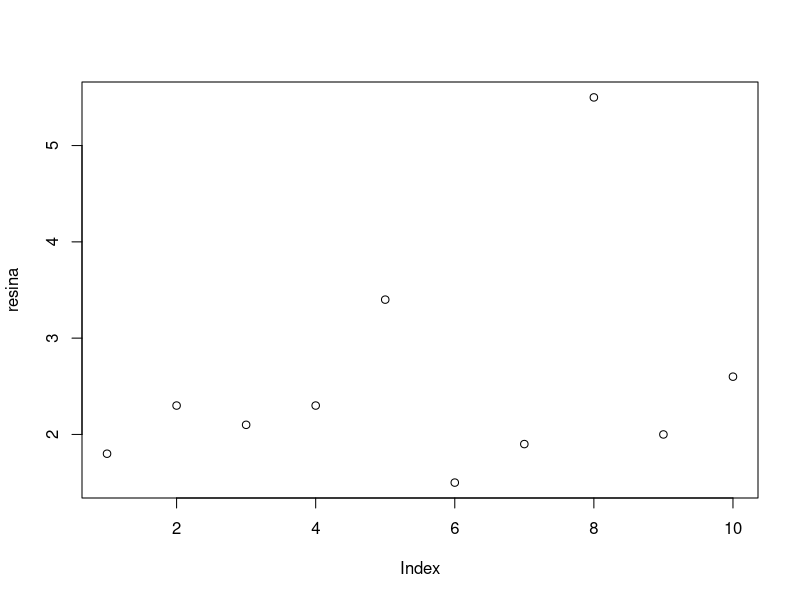
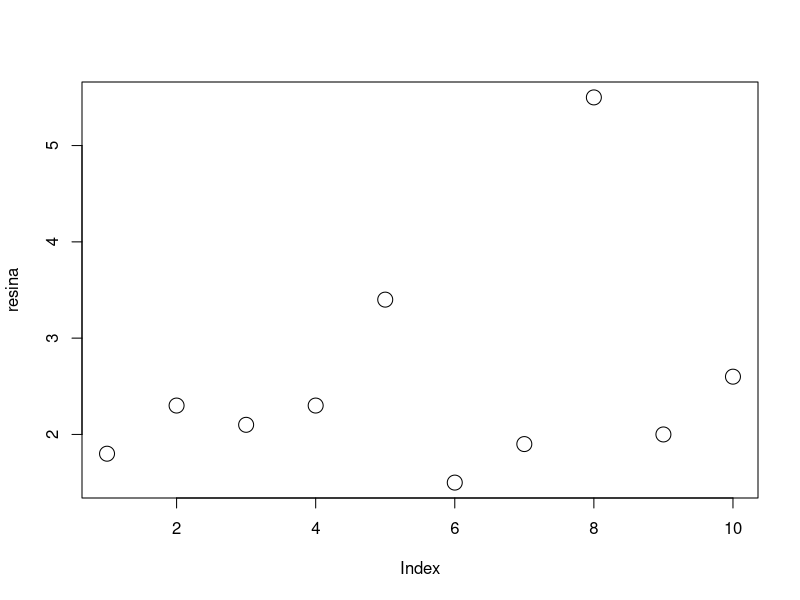
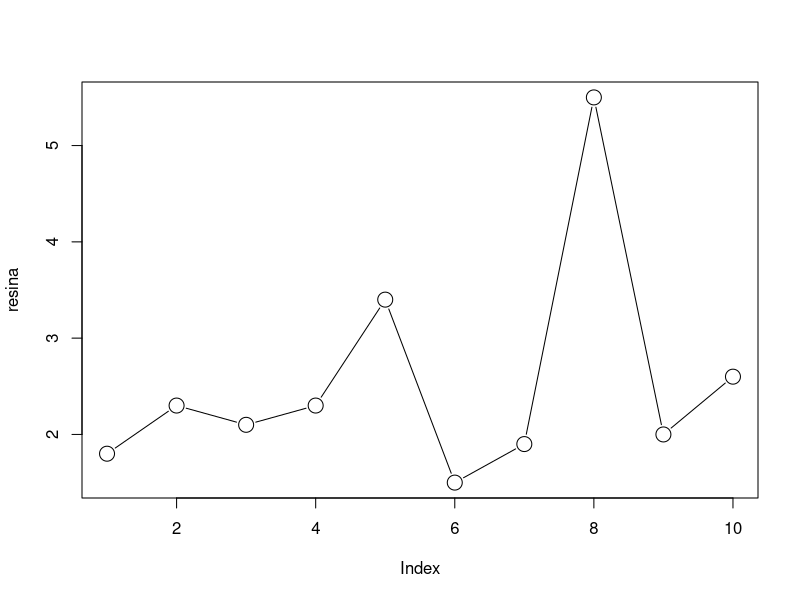
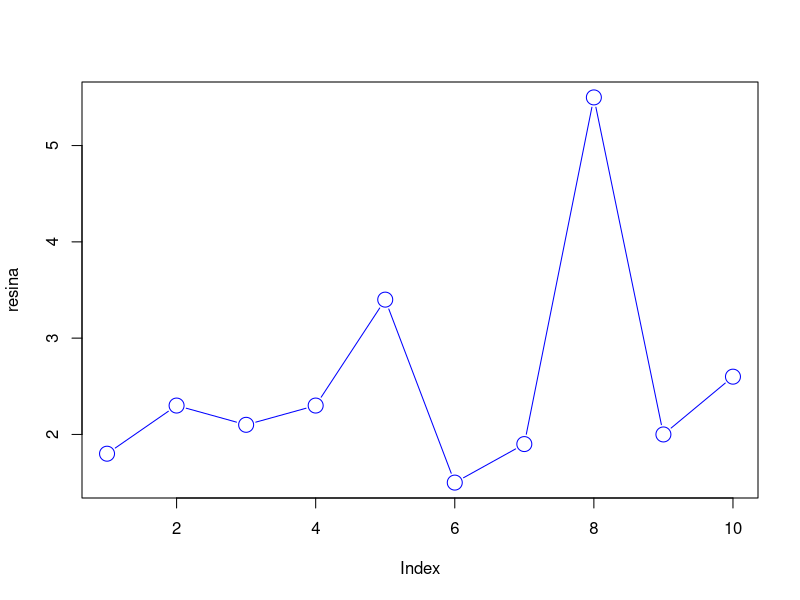
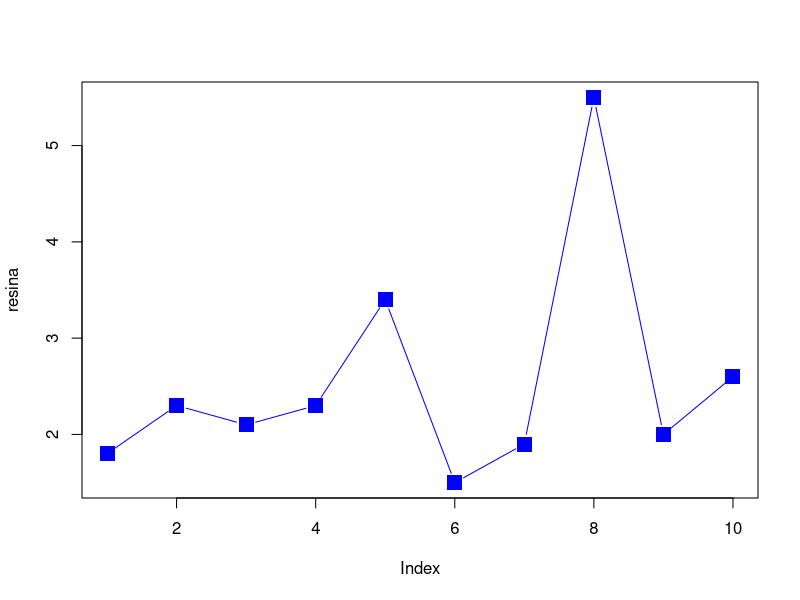
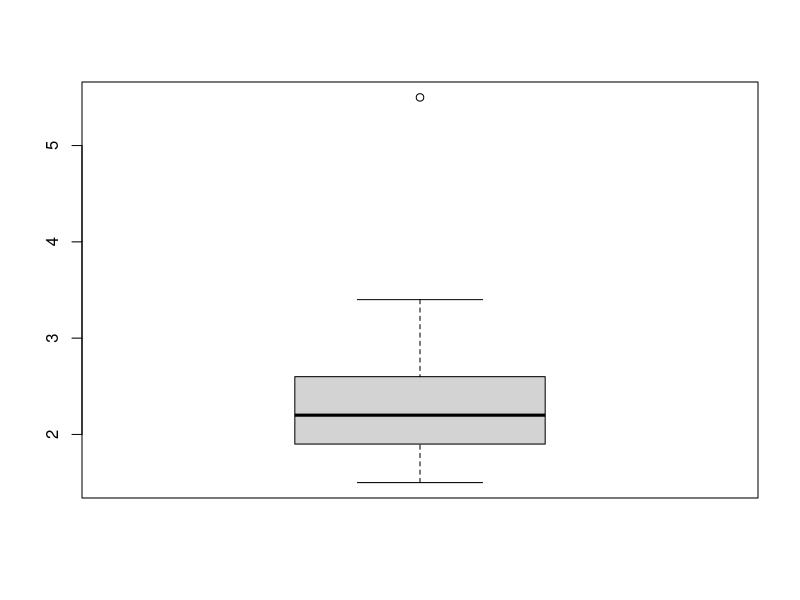
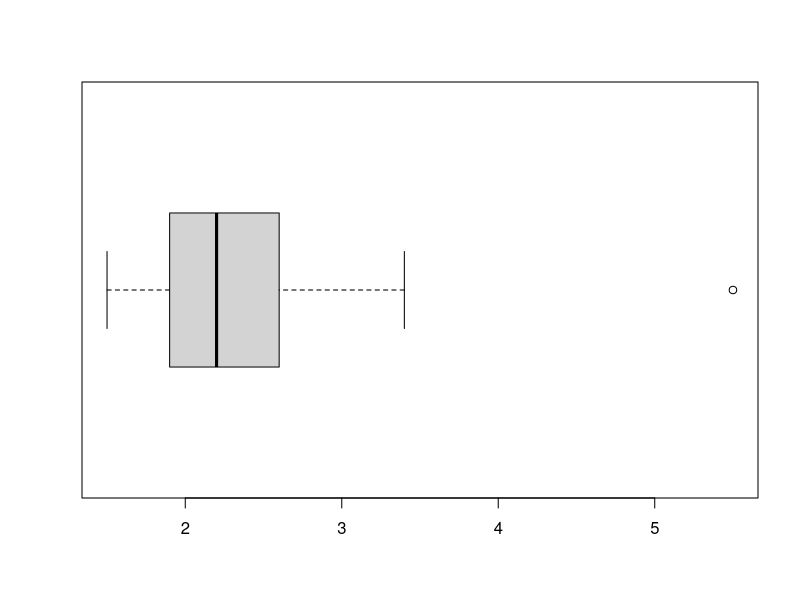
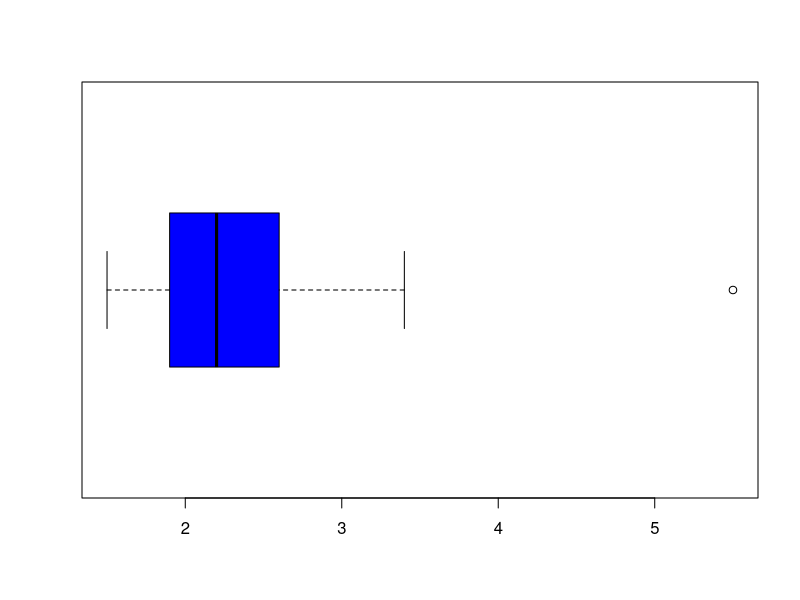

Recreate these plots in R, in order.
#=======================================================================
# Aula 02: Estatística descritiva
#=======================================================================

#-------------------------------------------
# Funções para cálculo de algumas estatísticas

# Exemplo das resinas
resina <- c(1.5, 1.8, 1.9, 2, 2.1, 2.3, 2.3, 2.6, 3.4, 5.5)
resina <- sample(resina)

# Calculando algumas estatísticas
c("Média" = mean(resina),
  "Mediana" = median(resina),
  "Variância" = var(resina),
  "Desvio padrão" = sd(resina),
  "Nº obs" = length(resina))

# dúvida?
?mean
?median
?var
?sd
?length

# Alguns quantis
quantile(resina, probs = c(0.1, 0.25, 0.5, 0.8))
quantile(resina, probs = (1:100)/100)

# Um resumo genérico
summary(resina)

#-------------------------------------------
# Programando o cálculo de algumas estatísticas

# Média
sum(resina)/length(resina)

# Variância
sum((resina - mean(resina))^2)/(length(resina) - 1)
(sum(resina^2) - sum(resina)^2/length(resina))/(length(resina) - 1)

# Desvio padrão
variancia <- sum((resina - mean(resina))^2)/(length(resina) - 1)
sqrt(variancia)

# Mediana
sum(sort(resina)[5:6])/2

# Mínimo e máximo
range(resina)

# Amplitude
diff(range(resina))

# Amplitude interquartílica
diff(quantile(resina, c(0.25, 0.75), names = FALSE))

# Coeficiente de variação
sd(resina) / mean(resina)
100 * sd(resina) / mean(resina)

#-------------------------------------------
# Alguns gráficos

# Dados versus índice
?plot
plot(resina)
plot(resina, cex = 2)
plot(resina, cex = 2, type = "b")
plot(resina, cex = 2, type = "b", col = "blue")
plot(resina, cex = 2, type = "b", col = "blue", pch = 15)

# Boxplot
?boxplot
boxplot(resina)
boxplot(resina, horizontal = TRUE)
boxplot(resina, horizontal = TRUE, col = "blue")
boxplot(resina, horizontal = TRUE, col = "blue")
boxplot(resina, horizontal = TRUE, col = "blue", boxwex = 0.2)
boxplot(resina, horizontal = TRUE, col = "blue", boxwex = 0.2, pch = 15)
